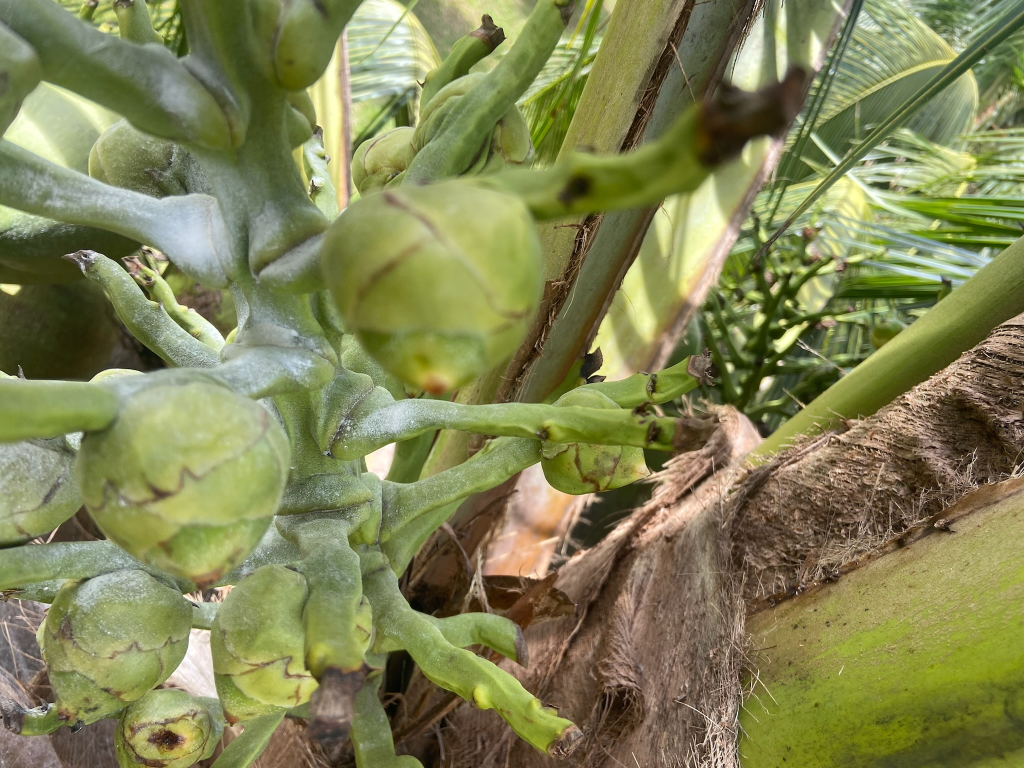
#> input picture DATASETS_ORGANIZED/train/not_pollinated/IMG_3651.jpg, 2048 x 1536 px (shown at 1/2 size); its folder holds 3 pictures in this run
$ python make_more_dataset_photos.py
#> lines starting #> are read from the running program, lines starting #| are printed output that depends on the picture; pictures that were not available may be replaced by others from this repository, and a replacement may not be noted
from PIL import Image, ImageDraw, ImageFont
import os

root = 'DATASETS_ORGANIZED'
classes = ['not_pollinated', 'pollinated', 'pollinating']
selected = []

for c in classes:
    folder = os.path.join(root, 'train', c)
    files = [os.path.join(folder, f) for f in os.listdir(folder) if f.lower().endswith(('.jpg', '.jpeg', '.png'))]
    # Keep a larger number for a fuller visual proof
    selected.extend(files[:10])
#> pass 2 of the loop `for c in classes:`:
#> pass 3 of the loop `for c in classes:`:

canvas = Image.new('RGB', (2200, 1500), (255, 255, 255))
#> canvas: PIL image 2200x1500 RGB; every value is 255
draw = ImageDraw.Draw(canvas)

try:
    title_font = ImageFont.truetype('C:/Windows/Fonts/arial.ttf', 36)
    label_font = ImageFont.truetype('C:/Windows/Fonts/arial.ttf', 18)
except Exception:
    title_font = ImageFont.load_default()
    label_font = ImageFont.load_default()

draw.text((520, 30), 'Real Dataset Images Used for Training', fill=(0,0,0), font=title_font)

x, y = 50, 100
count = 0
for img_path in selected:
    img = Image.open(img_path).convert('RGB')
#> img is the input picture: PIL image 2048x1536 RGB; mean R, G, B 129.3, 131.3, 84.6
    img = img.resize((280, 210))
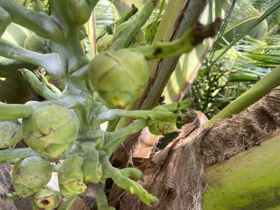
#> img: PIL image 280x210 RGB; mean R, G, B 129.3, 131.3, 84.6
    canvas.paste(img, (x, y))
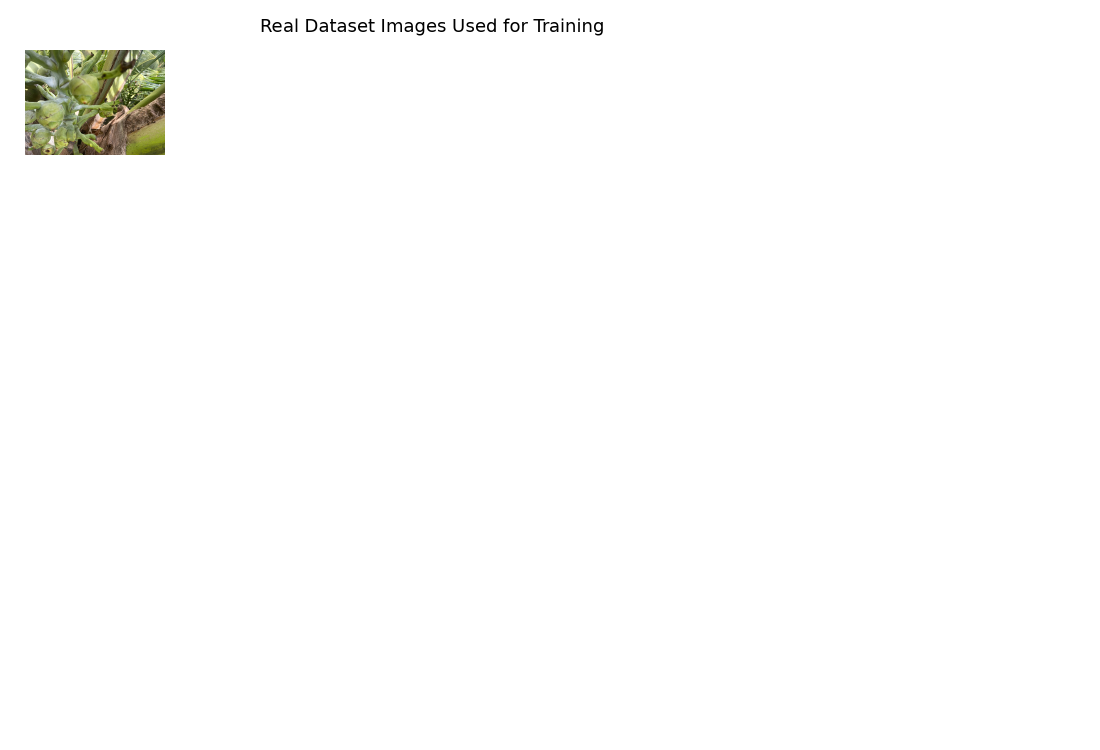
#> canvas: PIL image 2200x1500 RGB (shown at 1/2 size); mean R, G, B 252.4, 252.4, 251.6
    label = os.path.basename(os.path.dirname(img_path))
    draw.rounded_rectangle((x, y + 210, x + 280, y + 248), radius=8, fill=(240, 240, 240))
    draw.text((x + 12, y + 216), label, fill=(0, 0, 0), font=label_font)
    x += 330
    count += 1
    if count == 6:
        x = 50
        y += 330
        count = 0
#> pass 2 of the loop `for img_path in selected:`:
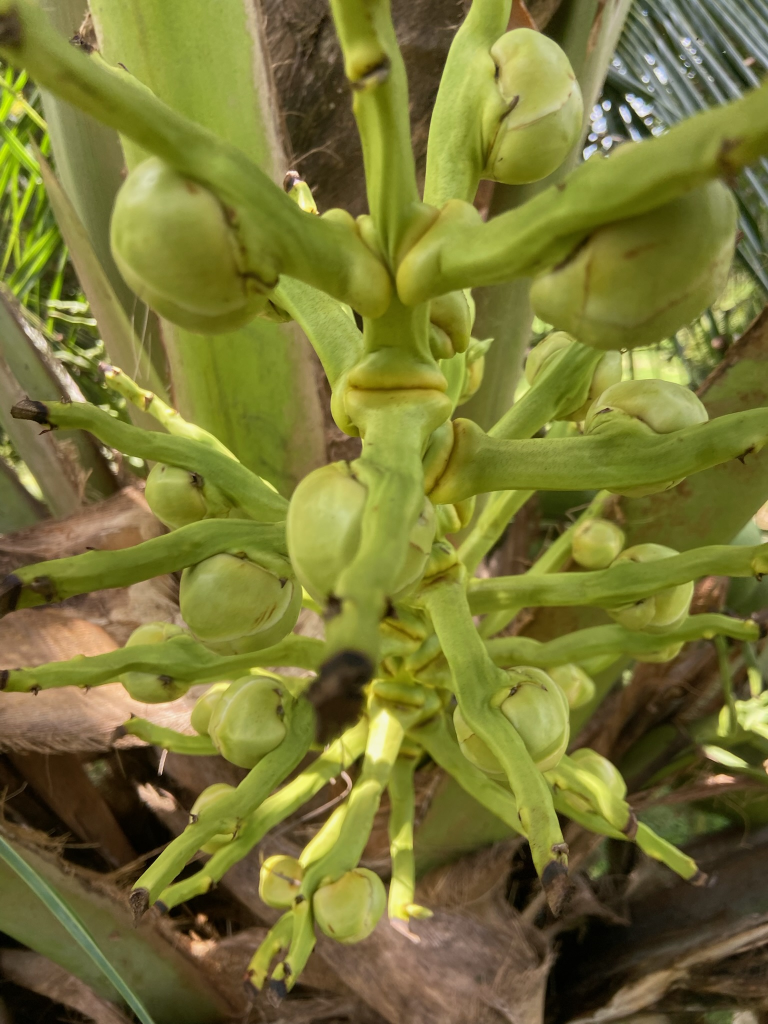
#> input picture DATASETS_ORGANIZED/train/not_pollinated/IMG_3799.jpg, 1536 x 2048 px (shown at 1/2 size)
#> img is the input picture: PIL image 1536x2048 RGB; mean R, G, B 120, 117.8, 53.6
#> `img = img.resize((280, 210))`:
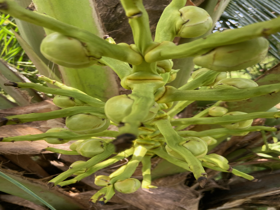
#> img: PIL image 280x210 RGB; mean R, G, B 120, 117.8, 53.6
#> `canvas.paste(img, (x, y))`:
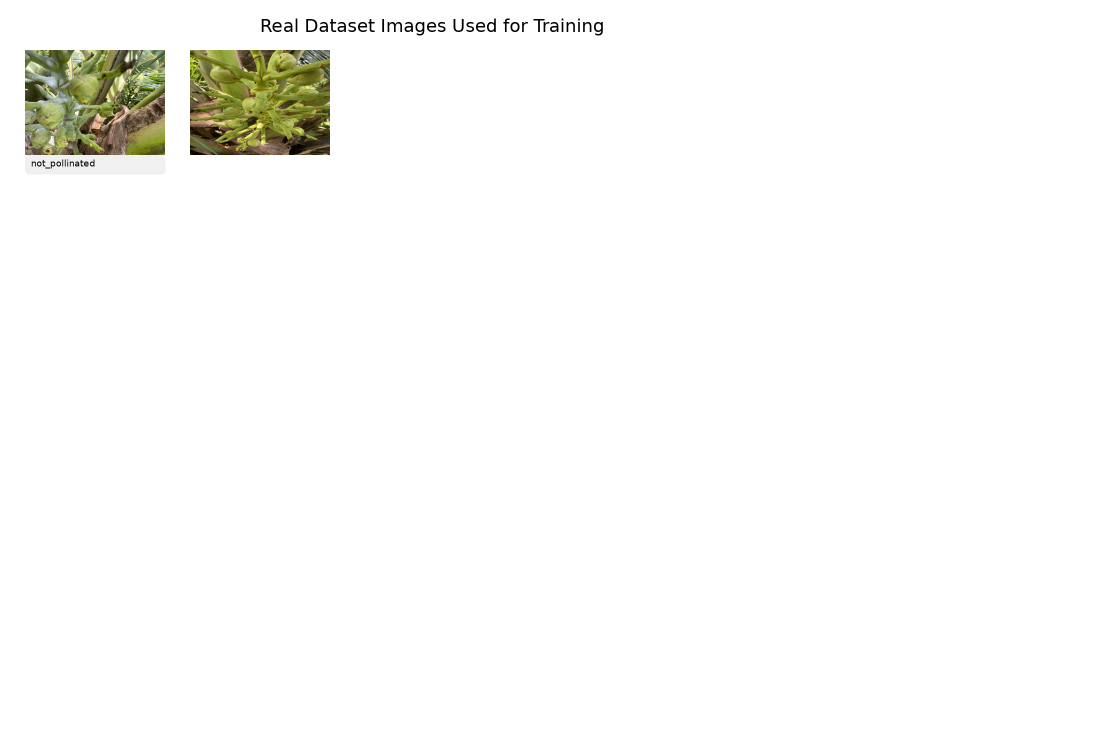
#> canvas: PIL image 2200x1500 RGB (shown at 1/2 size); mean R, G, B 249.9, 249.9, 247.9
#> pass 3 of the loop `for img_path in selected:`:
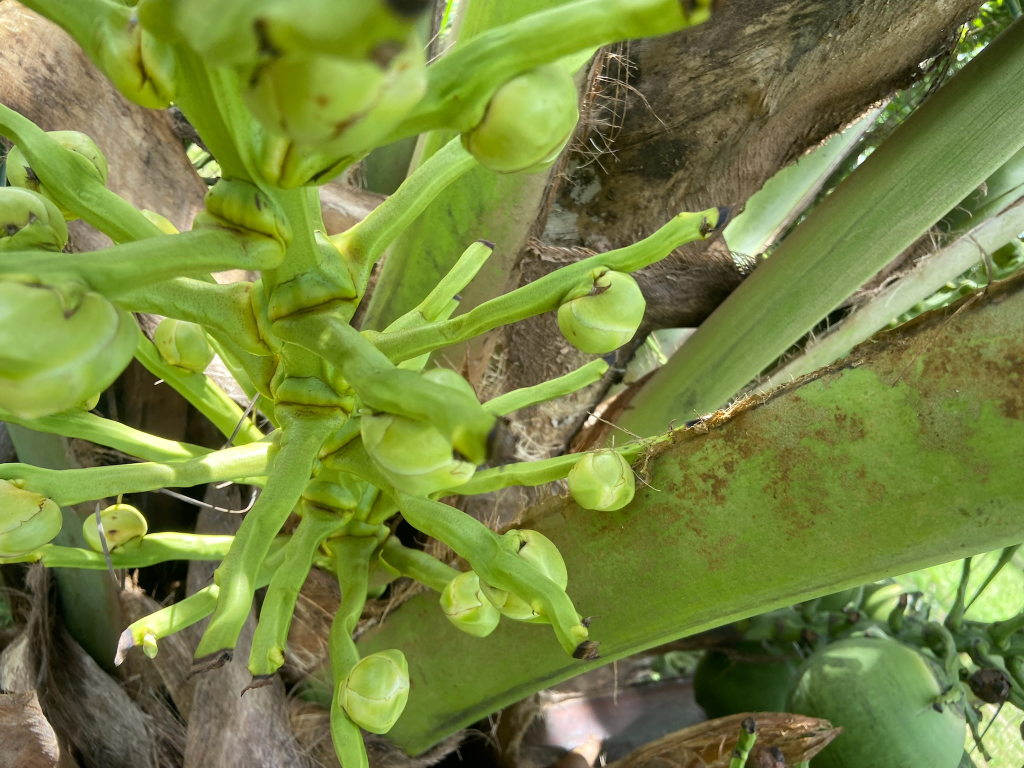
#> input picture DATASETS_ORGANIZED/train/not_pollinated/IMG_3833.jpg, 2048 x 1536 px (shown at 1/2 size)
#> img is the input picture: PIL image 2048x1536 RGB; mean R, G, B 118.3, 132.7, 63.9
#> `img = img.resize((280, 210))`:
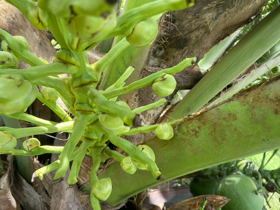
#> img: PIL image 280x210 RGB; mean R, G, B 118.3, 132.7, 63.9
#> `canvas.paste(img, (x, y))`:
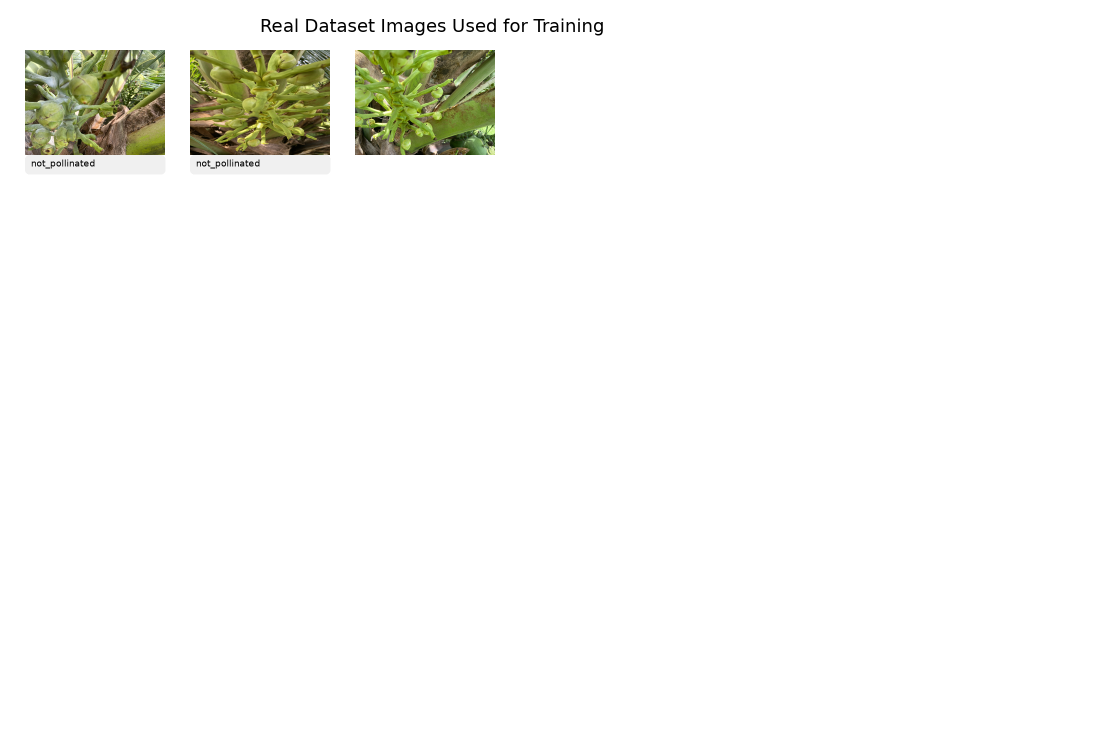
#> canvas: PIL image 2200x1500 RGB (shown at 1/2 size); mean R, G, B 247.3, 247.6, 244.4
#> the loop made 5 passes; the first 3 are shown

canvas.save('real_dataset_more_photos.png')
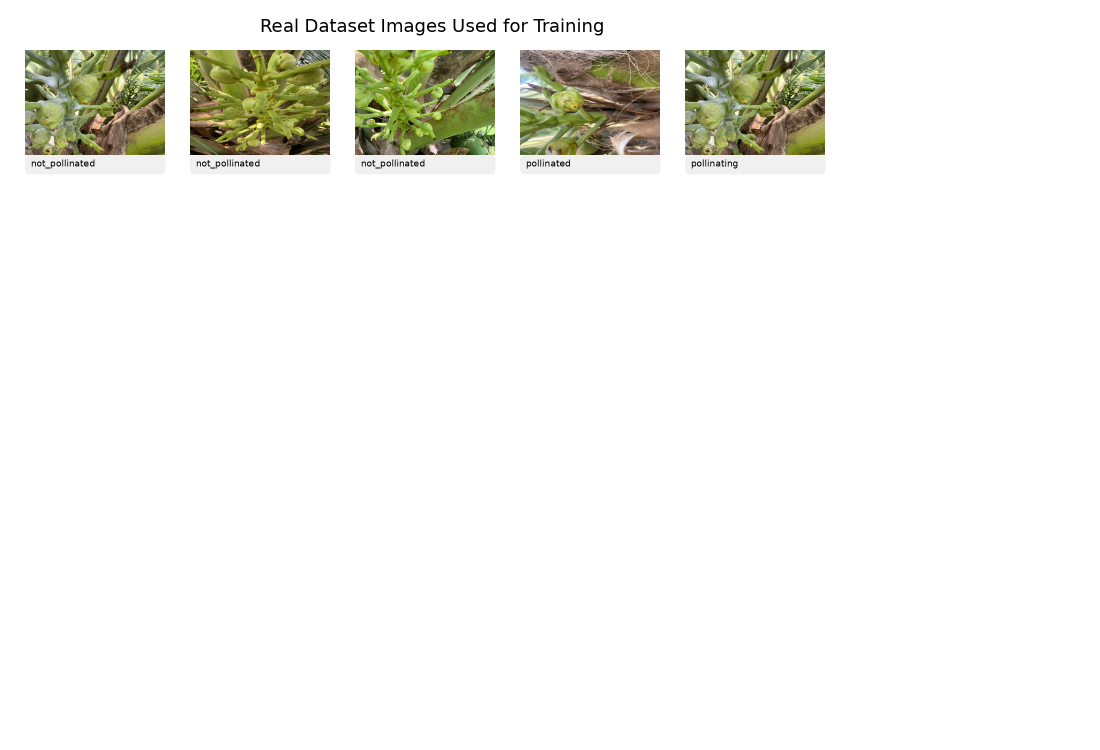
#> saved as real_dataset_more_photos.png: PIL image 2200x1500 RGB (shown at 1/2 size); mean R, G, B 242.7, 242.8, 238.2
print('Saved real_dataset_more_photos.png')
